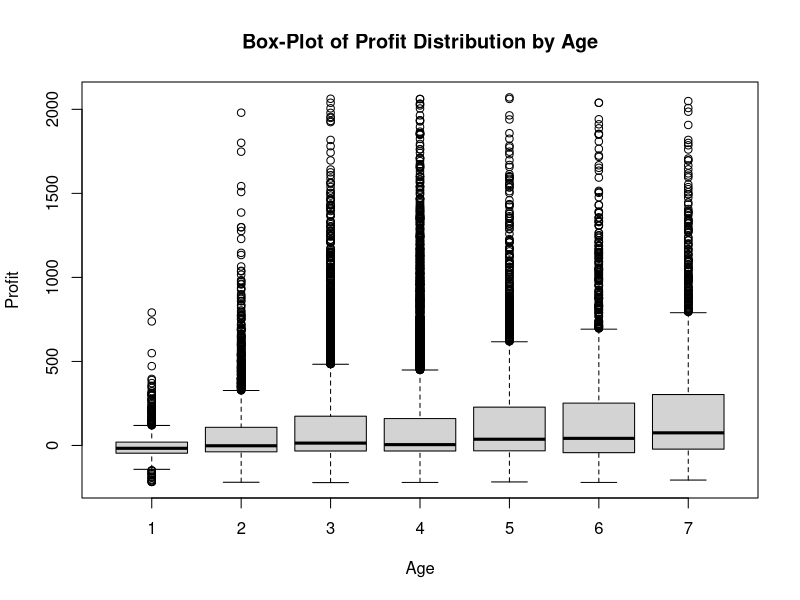
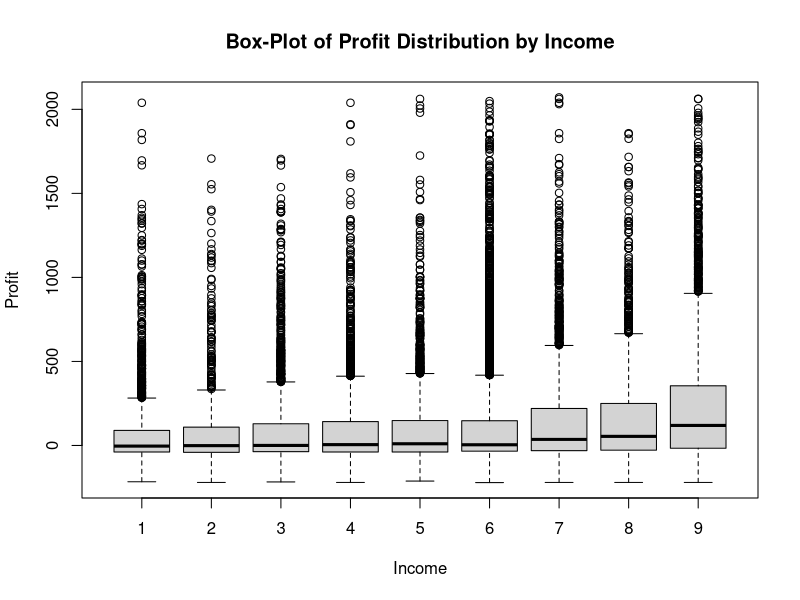
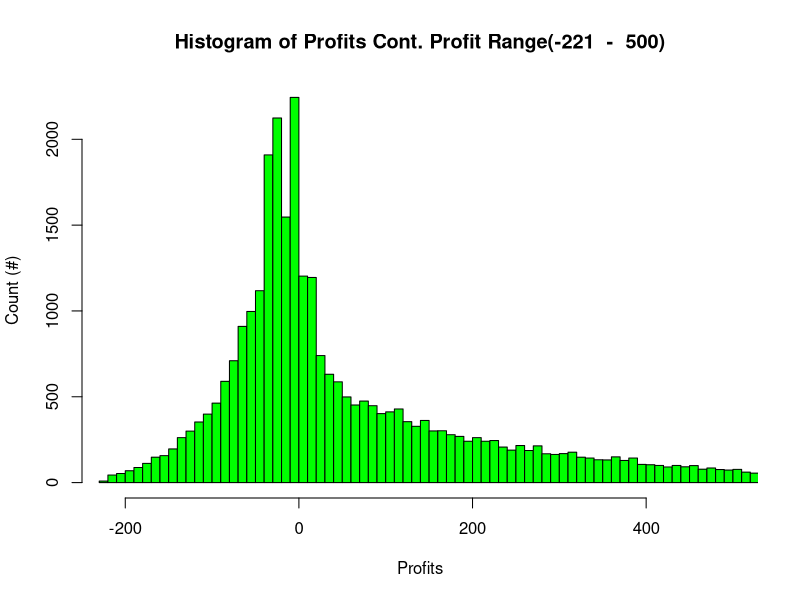
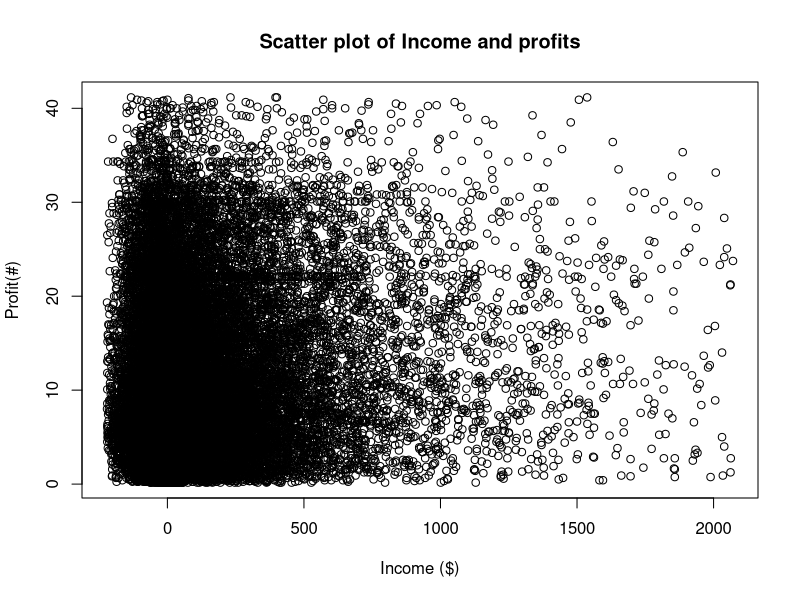
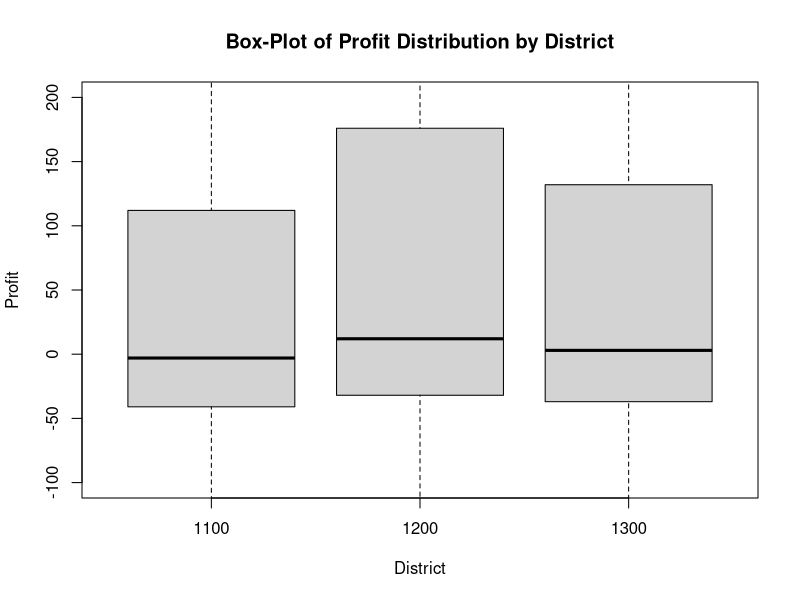
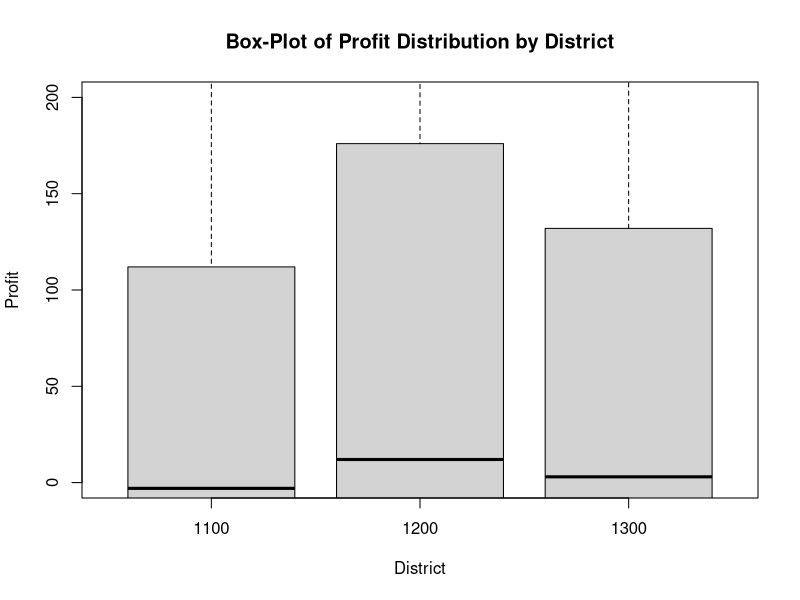
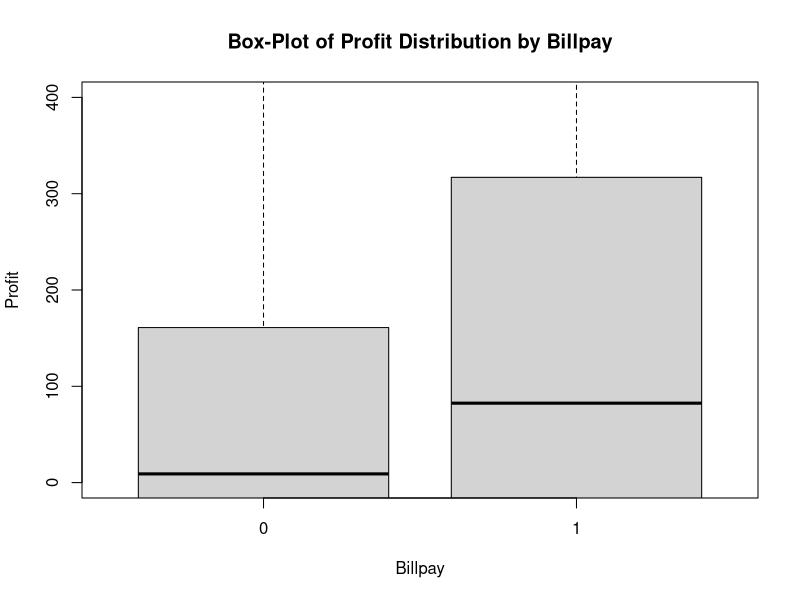
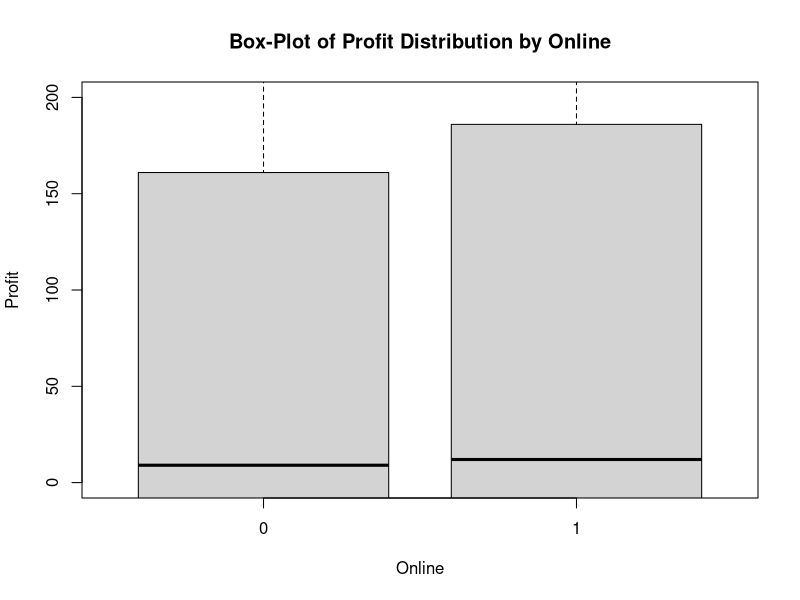

Generate these figures, in order, with R:
## ---- chunk 1
knitr::opts_chunk$set(echo = TRUE)
## ---- chunk 2
library(rmarkdown) ### This loads the package
## ---- chunk 3
### Check who left the bank in 2000, named the variable as "LeftBank"
### Check who didn't left the bank in 2000, and the income or age in 1999 were missing, we named ### the variable as "fixAge" and "fixIncome"
### for "fixAge"== TRUE, we substitute "NA" to be "4", which is the median
### for "fixIncome"== TRUE, we substitute "NA" to be "6", which is the mean

consumerDB = read.csv("dataset.csv")
## check : summary(consumerDB)
consumerDB$LeftBank = is.na(consumerDB$X0Online) & is.na(consumerDB$X0Billpay)
## check : View(consumerDB)
AgeMedian_1999 = median(consumerDB$X9Age,na.rm = TRUE) 
IncomeMean_1999 = median(consumerDB$X9Inc,na.rm = TRUE) 
AgeMedian_1999
IncomeMean_1999
consumerDB$fixAge = !consumerDB$LeftBank & is.na(consumerDB$X9Age)
consumerDB$fixIncome = !consumerDB$LeftBank & is.na(consumerDB$X9Inc)
consumerDB[consumerDB$fixAge,]$X9Age = 4
## check: View(consumerDB)
consumerDB[consumerDB$fixIncome,]$X9Inc = 6
### summary(consumerDB)
## ---- chunk 4
boxplot(X9Profit~X9Age, data = consumerDB, 
        main = "Box-Plot of Profit Distribution by Age",  ## Sets Title to Plot
        xlab = "Age", ylab = "Profit") ### Sets X and Y Axes Labels
## ---- chunk 5
boxplot(X9Profit~X9Inc, data = consumerDB, 
        main = "Box-Plot of Profit Distribution by Income",  ## Sets Title to Plot
        xlab = "Income", ylab = "Profit") ### Sets X and Y Axes Labels
## ---- chunk 6
hist(consumerDB$X9Profit, main = "Histogram of Profits Cont. Profit Range(-221  -  500)", 
     xlab = "Profits", ylab = "Count (#)", col = "green", xlim = c(-221,500), n = 200)

## ---- chunk 7
### useless
library(plyr)
summary_table = ddply(consumerDB, .(X9Age), 
                            summarize, Mean = mean(X9Profit), 
                            StandardDeviation = sd(X9Profit))
t(round(summary_table,2))
### check :View(consumerDB)
## ---- chunk 8
#1999 Income with online and billpay
summary_Income_1999 = ddply(consumerDB, .(X9Inc), 
                            summarize, '0' = sum(X9Online,X9Online==0), '1' = sum(X9Online,X9Online==1))
summary_Income_1999
## ---- chunk 9
#1999 Age with online and billpay
summary_Age_1999 = ddply(consumerDB, .(X9Age), 
                            summarize, '0' = sum(X9Online,X9Online==0), '1' = sum(X9Online,X9Online==1))
summary_Age_1999
## ---- chunk 10
### stats Table is wrong
statsTable1999= consumerDB[,2:6]
###View(statsTable1999)
X9Billpay = consumerDB[,10]
statsTable1999= cbind(statsTable1999,X9Billpay)
#View(statsTable1999)
summary(statsTable1999)
### summary(consumerDB)
### statsTable1999=summary.data.frame((statsTable1999)[1:6,])

## ---- chunk 11

## Creating Tenure levels
consumerDB$Tenure.Level = "0"
consumerDB[consumerDB$X9Tenure <= 3.00,]$Tenure.Level = "Level 01"
consumerDB[consumerDB$X9Tenure > 3.00 & consumerDB$X9Tenure <= 6.00,]$Tenure.Level = "Level 02"
consumerDB[consumerDB$X9Tenure > 6.00 & consumerDB$X9Tenure <= 9.00,]$Tenure.Level = "Level 03"
consumerDB[consumerDB$X9Tenure > 9.00 & consumerDB$X9Tenure <= 12.00,]$Tenure.Level = "Level 04"
consumerDB[consumerDB$X9Tenure > 12.00 & consumerDB$X9Tenure <= 15.00,]$Tenure.Level = "Level 05"
consumerDB[consumerDB$X9Tenure > 15.00 & consumerDB$X9Tenure <= 18.00,]$Tenure.Level = "Level 06"
consumerDB[consumerDB$X9Tenure > 18.00 & consumerDB$X9Tenure <= 21.00,]$Tenure.Level = "Level 07"
consumerDB[consumerDB$X9Tenure > 21.00 & consumerDB$X9Tenure <= 24.00,]$Tenure.Level = "Level 08"
consumerDB[consumerDB$X9Tenure > 24.00 & consumerDB$X9Tenure <= 27.00,]$Tenure.Level = "Level 09"
consumerDB[consumerDB$X9Tenure > 27.00 & consumerDB$X9Tenure <= 30.00,]$Tenure.Level = "Level 10"
consumerDB[consumerDB$X9Tenure > 30.00 & consumerDB$X9Tenure <= 33.00,]$Tenure.Level = "Level 11"
consumerDB[consumerDB$X9Tenure > 33.00 & consumerDB$X9Tenure <= 36.00,]$Tenure.Level = "Level 12"
consumerDB[consumerDB$X9Tenure > 36.00 & consumerDB$X9Tenure <= 39.00,]$Tenure.Level = "Level 13"
consumerDB[consumerDB$X9Tenure > 39.00 & consumerDB$X9Tenure <= 42.00,]$Tenure.Level = "Level 14"
table(consumerDB$Tenure.Level,consumerDB$X9Online)
#as.data.frame(consumerDB$Tenure.Level,consumerDB$X9Online)
table(consumerDB$Tenure.Level,consumerDB$X9Billpay)

## ---- chunk 12
### Problem 3 answer
### Please install.packages("psych")

library(psych)
Summary_Table=t(describe(statsTable1999))
Summary_Table = round(Summary_Table,2)
Summary_Table_New = Summary_Table[c(3:5,8:10),c(1,3,4,5)]
Summary_Table_New

## ---- chunk 13
### useless


##View(consumerDB)
plot(consumerDB$X9Tenure ~ consumerDB$X9Profit,  main = "Scatter plot of Income and profits", 
     xlab = "Income ($)", ylab = "Profit(#)")

## ---- chunk 14
boxplot(X9Profit~X9District, data = consumerDB, 
        main = "Box-Plot of Profit Distribution by District",  ## Sets Title to Plot
        xlab = "District", ylab = "Profit", ylim = c(-100,200))### Sets X and Y Axes Labels


## ---- chunk 15

consumerDB2=consumerDB[!is.na(consumerDB$X9Inc),]
consumerDB2=consumerDB2[!is.na(consumerDB2$X9Age),]
#consumerDB2$Na= is.na(consumerDB2$X9Inc ) || is.na(consumerDB2$X9Age)
# View(consumerDB2)
# summary(consumerDB2)
# consumerDB2 means no missing data in 1999 Age and Income
cor(x=consumerDB2$X9Profit, y=consumerDB2$X9Inc)
cor(x=consumerDB2$X9Profit, y=consumerDB2$X9Age)
cor(x=consumerDB$X9Profit, y=consumerDB$X9Online)
cor(x=consumerDB$X9Profit, y=consumerDB$X9Billpay)
cor(x=consumerDB$X9Profit, y=consumerDB$X9Tenure)
cor(x=consumerDB$X9Profit, y=consumerDB$X9District)
## ---- chunk 16
### Profit& District
boxplot(X9Profit~X9District, data = consumerDB, 
        main = "Box-Plot of Profit Distribution by District",  ## Sets Title to Plot
        xlab = "District", ylab = "Profit",ylim=c(0,200)) ### Sets X and Y Axes Labels
###Profit& Billpay
boxplot(X9Profit~X9Billpay, data = consumerDB, 
        main = "Box-Plot of Profit Distribution by Billpay",  ## Sets Title to Plot
        xlab = "Billpay", ylab = "Profit",ylim=c(0,400)) ### Sets X and Y Axes Labels
###Profit& Online
boxplot(X9Profit~X9Online, data = consumerDB, 
        main = "Box-Plot of Profit Distribution by Online",  ## Sets Title to Plot
        xlab = "Online", ylab = "Profit", ylim=c(0,200)) ### Sets X and Y Axes Labels
## ---- chunk 17

## Creating Profit levels
consumerDB$Profit.Level = "0"
consumerDB$ProfitProcess = consumerDB$X9Profit/10
consumerDB[consumerDB$ProfitProcess <= -10,]$Profit.Level = "Level 01"
consumerDB[consumerDB$ProfitProcess > 10 & consumerDB$ProfitProcess <= 20,]$Profit.Level = "Level 02"
consumerDB[consumerDB$ProfitProcess > 20 & consumerDB$ProfitProcess <= 40,]$Profit.Level = "Level 03"
consumerDB[consumerDB$ProfitProcess > 40 & consumerDB$ProfitProcess <= 60,]$Profit.Level = "Level 04"
consumerDB[consumerDB$ProfitProcess > 60 & consumerDB$ProfitProcess <= 80,]$Profit.Level = "Level 05"
consumerDB[consumerDB$ProfitProcess > 80 & consumerDB$ProfitProcess <= 100,]$Profit.Level = "Level 06"
consumerDB[consumerDB$ProfitProcess > 100 & consumerDB$ProfitProcess <= 120,]$Profit.Level = "Level 07"
consumerDB[consumerDB$ProfitProcess > 120 & consumerDB$ProfitProcess <= 140,]$Profit.Level = "Level 08"
consumerDB[consumerDB$ProfitProcess > 140 & consumerDB$ProfitProcess <= 160,]$Profit.Level = "Level 09"
consumerDB[consumerDB$ProfitProcess > 160 & consumerDB$ProfitProcess <= 180,]$Profit.Level = "Level 10"
consumerDB[consumerDB$ProfitProcess > 200,]$Profit.Level = "Level 11"

table(consumerDB$Profit.Level,consumerDB$X9Online)
#as.data.frame(consumerDB$Tenure.Level,consumerDB$X9Online)
table(consumerDB$Profit.Level,consumerDB$X9Billpay)
View(consumerDB)
